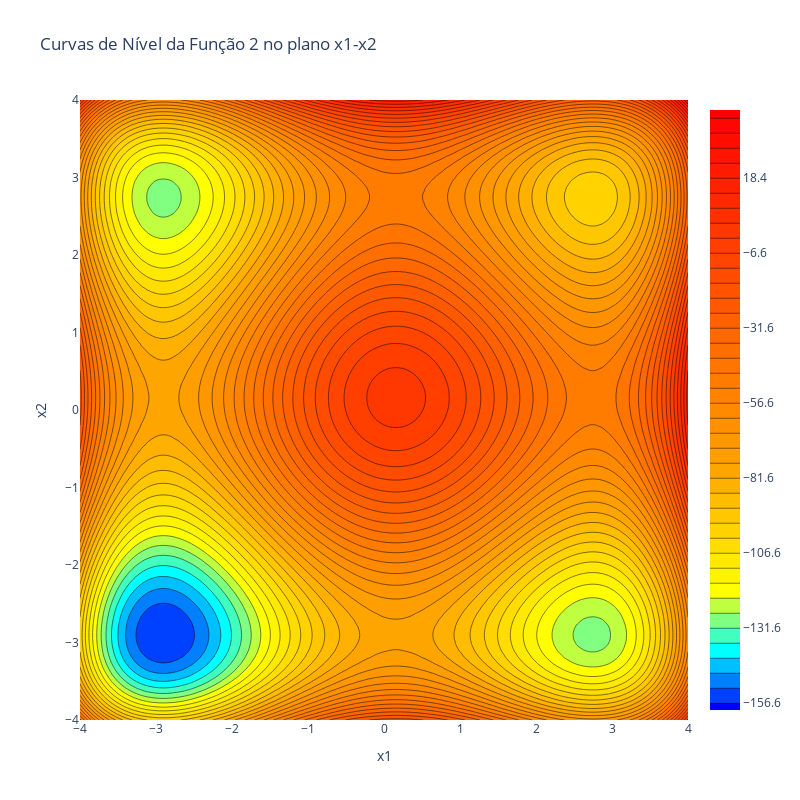

The notebook cell this image was saved under:
### Code cell
x1, x2 = symbols('x1 x2')
f_x_2d = f_x.subs({variaveis[i]: 0 for i in range(2, 100)})

f_numeric = lambdify([x1, x2], f_x_2d, 'numpy')

x = np.linspace(-4, 4, 100)
y = np.linspace(-4, 4, 100)
x_grid, y_grid = np.meshgrid(x, y)
z = f_numeric(x_grid, y_grid)

fig = go.Figure(data=go.Contour(
    z=z,
    x=x,
    y=y,
    colorscale=[
        [0.0, 'blue'],
        [0.1, 'cyan'],
        [0.2, 'yellow'],
        [0.4, 'orange'],
        [1.0, 'red']
    ],
    contours=dict(start=np.min(z), end=np.max(z), size=5)
))

fig.update_layout(
    title="Curvas de Nível da Função 2 no plano x1-x2",
    xaxis_title='x1',
    yaxis_title='x2',
    width=800,
    height=800
)

fig.show()

### Figure 1 — Plotly figure (JSON) as saved in the notebook; plotly's stock layout.template omitted (floating-point values rounded to 4 significant figures; data arrays with more than 128 entries replaced by an {"elided": "..."} marker saying what was removed)
{"data": [{"colorscale": [[0, "blue"], [0.1, "cyan"], [0.2, "yellow"], [0.4, "orange"], [1, "red"]], "contours": {"end": 40, "size": 5, "start": -156.6}, "type": "contour", "x": [-4, -3.919, -3.838, -3.758, -3.677, -3.596, -3.515, -3.434, -3.354, -3.273, -3.192, -3.111, -3.03, -2.949, -2.869, -2.788, -2.707, -2.626, -2.545, -2.465, -2.384, -2.303, -2.222, -2.141, -2.061, -1.98, -1.899, -1.818, -1.737, -1.657, -1.576, -1.495, -1.414, -1.333, -1.253, -1.172, -1.091, -1.01, -0.9293, -0.8485, -0.7677, -0.6869, -0.6061, -0.5253, -0.4444, -0.3636, -0.2828, -0.202, -0.1212, -0.0404, 0.0404, 0.1212, 0.202, 0.2828, 0.3636, 0.4444, 0.5253, 0.6061, 0.6869, 0.7677, 0.8485, 0.9293, 1.01, 1.091, 1.172, 1.253, 1.333, 1.414, 1.495, 1.576, 1.657, 1.737, 1.818, 1.899, 1.98, 2.061, 2.141, 2.222, 2.303, 2.384, 2.465, 2.545, 2.626, 2.707, 2.788, 2.869, 2.949, 3.03, 3.111, 3.192, 3.273, 3.354, 3.434, 3.515, 3.596, 3.677, 3.758, 3.838, 3.919, 4], "y": [-4, -3.919, -3.838, -3.758, -3.677, -3.596, -3.515, -3.434, -3.354, -3.273, -3.192, -3.111, -3.03, -2.949, -2.869, -2.788, -2.707, -2.626, -2.545, -2.465, -2.384, -2.303, -2.222, -2.141, -2.061, -1.98, -1.899, -1.818, -1.737, -1.657, -1.576, -1.495, -1.414, -1.333, -1.253, -1.172, -1.091, -1.01, -0.9293, -0.8485, -0.7677, -0.6869, -0.6061, -0.5253, -0.4444, -0.3636, -0.2828, -0.202, -0.1212, -0.0404, 0.0404, 0.1212, 0.202, 0.2828, 0.3636, 0.4444, 0.5253, 0.6061, 0.6869, 0.7677, 0.8485, 0.9293, 1.01, 1.091, 1.172, 1.253, 1.333, 1.414, 1.495, 1.576, 1.657, 1.737, 1.818, 1.899, 1.98, 2.061, 2.141, 2.222, 2.303, 2.384, 2.465, 2.545, 2.626, 2.707, 2.788, 2.869, 2.949, 3.03, 3.111, 3.192, 3.273, 3.354, 3.434, 3.515, 3.596, 3.677, 3.758, 3.838, 3.919, 4], "z": {"elided": "100x100 float values"}}], "layout": {"height": 800, "title": {"text": "Curvas de Nível da Função 2 no plano x1-x2"}, "width": 800, "xaxis": {"title": {"text": "x1"}}, "yaxis": {"title": {"text": "x2"}}}}
